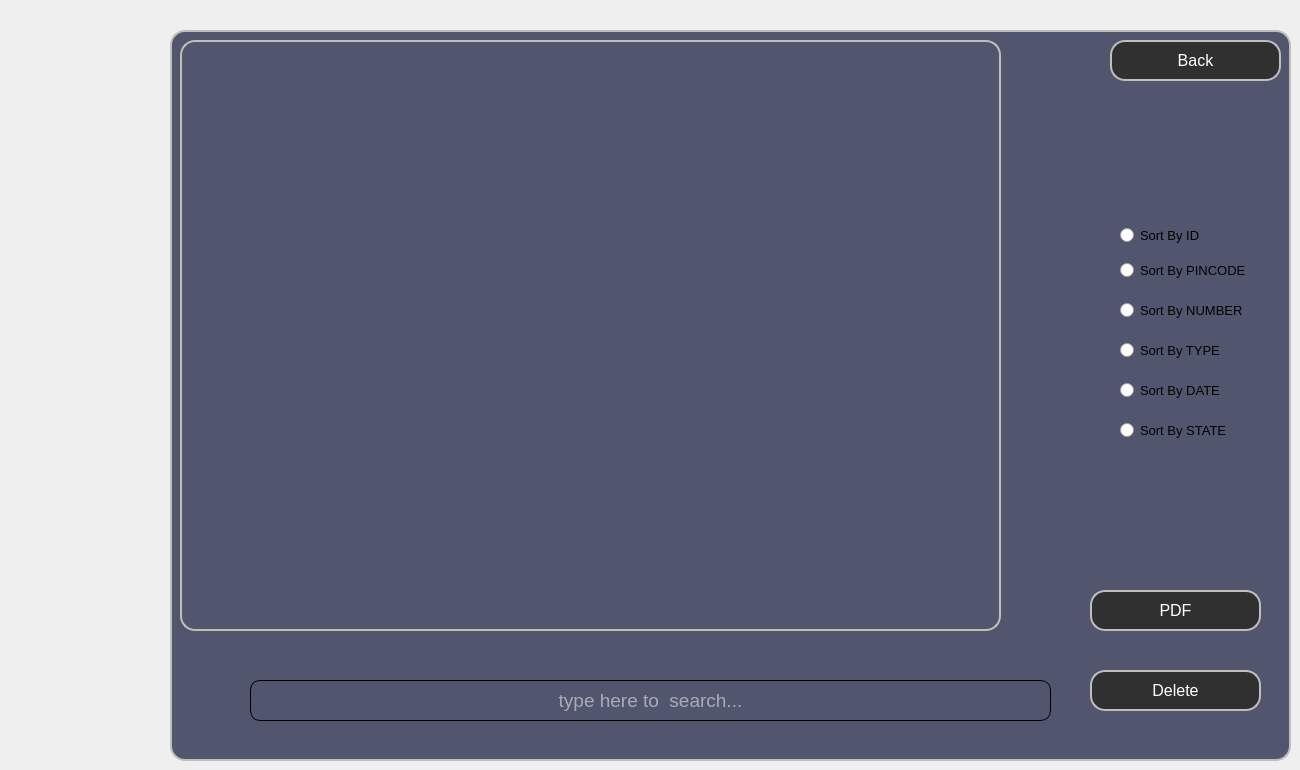
    <widget class="QWidget" name="tab_30">
     <attribute name="title">
      <string>tab 12 displayRoom</string>
     </attribute>
     <widget class="QFrame" name="Display">
      <property name="geometry">
       <rect>
        <x>170</x>
        <y>30</y>
        <width>1121</width>
        <height>731</height>
       </rect>
      </property>
      <property name="styleSheet">
       <string notr="true">QFrame
{
	background:#51556e;
border: 2px solid #bfbeba;
    border-radius:15px;
}</string>
      </property>
      <property name="frameShape">
       <enum>QFrame::StyledPanel</enum>
      </property>
      <property name="frameShadow">
       <enum>QFrame::Raised</enum>
      </property>
      <widget class="QTableView" name="tableView">
       <property name="geometry">
        <rect>
         <x>10</x>
         <y>10</y>
         <width>821</width>
         <height>591</height>
        </rect>
       </property>
      </widget>
      <widget class="QLineEdit" name="LRN_4">
       <property name="geometry">
        <rect>
         <x>80</x>
         <y>650</y>
         <width>801</width>
         <height>41</height>
        </rect>
       </property>
       <property name="font">
        <font>
         <pointsize>14</pointsize>
        </font>
       </property>
       <property name="acceptDrops">
        <bool>true</bool>
       </property>
       <property name="styleSheet">
        <string notr="true">*{
background:transparent;
border:none;
color:white;
border-bottom:1px solid #717072;
 border-width: 1px;
border-style: solid;
border-color: black;
  border-radius: 10px;
padding:0 8;

}
</string>
       </property>
       <property name="inputMask">
        <string/>
       </property>
       <property name="text">
        <string/>
       </property>
       <property name="maxLength">
        <number>32767</number>
       </property>
       <property name="echoMode">
        <enum>QLineEdit::Normal</enum>
       </property>
       <property name="alignment">
        <set>Qt::AlignCenter</set>
       </property>
       <property name="placeholderText">
        <string>type here to  search...</string>
       </property>
       <property name="cursorMoveStyle">
        <enum>Qt::VisualMoveStyle</enum>
       </property>
      </widget>
      <widget class="QPushButton" name="pushButton">
       <property name="geometry">
        <rect>
         <x>920</x>
         <y>640</y>
         <width>171</width>
         <height>41</height>
        </rect>
       </property>
       <property name="font">
        <font>
         <pointsize>12</pointsize>
        </font>
       </property>
       <property name="styleSheet">
        <string notr="true">*{
color:white;
border-radius: 15px;
background:#303030;
border: 2px solid #bfbeba;
}

*:hover
{
	color:#303030;
	border-radius:15px;
	background:white;
border: 2px solid #bfbeba;
}</string>
       </property>
       <property name="text">
        <string>Delete</string>
       </property>
       <property name="icon">
        <iconset>
         <normaloff>../Downloads/x-mark.png</normaloff>../Downloads/x-mark.png</iconset>
       </property>
      </widget>
      <widget class="QRadioButton" name="radioButton">
       <property name="geometry">
        <rect>
         <x>950</x>
         <y>190</y>
         <width>101</width>
         <height>31</height>
        </rect>
       </property>
       <property name="font">
        <font>
         <pointsize>10</pointsize>
        </font>
       </property>
       <property name="styleSheet">
        <string notr="true">*{
color:black;
border-radius: 15px;
background:51556e;
;
}</string>
       </property>
       <property name="text">
        <string>Sort By ID</string>
       </property>
      </widget>
      <widget class="QPushButton" name="PDF_5">
       <property name="geometry">
        <rect>
         <x>920</x>
         <y>560</y>
         <width>171</width>
         <height>41</height>
        </rect>
       </property>
       <property name="font">
        <font>
         <pointsize>12</pointsize>
        </font>
       </property>
       <property name="styleSheet">
        <string notr="true">*{
color:white;
border-radius: 15px;
background:#303030;
border: 2px solid #bfbeba;
}

*:hover
{
	color:#303030;
	border-radius:15px;
	background:white;
border: 2px solid #bfbeba;
}</string>
       </property>
       <property name="text">
        <string>PDF</string>
       </property>
       <property name="icon">
        <iconset>
         <normaloff>../Users/hedi2/Downloads/Smart_Court_2A25-PROJECT-FINALE/Smart_Court_2A25-PROJECT-FINALE/thefinalproject/icons/pdf.png</normaloff>../Users/hedi2/Downloads/Smart_Court_2A25-PROJECT-FINALE/Smart_Court_2A25-PROJECT-FINALE/thefinalproject/icons/pdf.png</iconset>
       </property>
       <property name="iconSize">
        <size>
         <width>20</width>
         <height>20</height>
        </size>
       </property>
      </widget>
      <widget class="QRadioButton" name="radioButton_2">
       <property name="geometry">
        <rect>
         <x>950</x>
         <y>230</y>
         <width>161</width>
         <height>20</height>
        </rect>
       </property>
       <property name="font">
        <font>
         <pointsize>10</pointsize>
        </font>
       </property>
       <property name="styleSheet">
        <string notr="true">*{
color:black;
border-radius: 15px;
background:51556e;
;
}</string>
       </property>
       <property name="text">
        <string>Sort By PINCODE</string>
       </property>
      </widget>
      <widget class="QRadioButton" name="radioButton_3">
       <property name="geometry">
        <rect>
         <x>950</x>
         <y>270</y>
         <width>151</width>
         <height>20</height>
        </rect>
       </property>
       <property name="font">
        <font>
         <pointsize>10</pointsize>
        </font>
       </property>
       <property name="styleSheet">
        <string notr="true">*{
color:black;
border-radius: 15px;
background:51556e;
;
}</string>
       </property>
       <property name="text">
        <string>Sort By NUMBER</string>
       </property>
      </widget>
      <widget class="QRadioButton" name="radioButton_4">
       <property name="geometry">
        <rect>
         <x>950</x>
         <y>310</y>
         <width>121</width>
         <height>20</height>
        </rect>
       </property>
       <property name="font">
        <font>
         <pointsize>10</pointsize>
        </font>
       </property>
       <property name="styleSheet">
        <string notr="true">*{
color:black;
border-radius: 15px;
background:51556e;
;
}</string>
       </property>
       <property name="text">
        <string>Sort By TYPE</string>
       </property>
      </widget>
      <widget class="QRadioButton" name="radioButton_5">
       <property name="geometry">
        <rect>
         <x>950</x>
         <y>350</y>
         <width>131</width>
         <height>20</height>
        </rect>
       </property>
       <property name="font">
        <font>
         <pointsize>10</pointsize>
        </font>
       </property>
       <property name="styleSheet">
        <string notr="true">*{
color:black;
border-radius: 15px;
background:51556e;
;
}</string>
       </property>
       <property name="text">
        <string>Sort By DATE</string>
       </property>
      </widget>
      <widget class="QRadioButton" name="radioButton_6">
       <property name="geometry">
        <rect>
         <x>950</x>
         <y>390</y>
         <width>131</width>
         <height>20</height>
        </rect>
       </property>
       <property name="font">
        <font>
         <pointsize>10</pointsize>
        </font>
       </property>
       <property name="styleSheet">
        <string notr="true">*{
color:black;
border-radius: 15px;
background:51556e;
;
}</string>
       </property>
       <property name="text">
        <string>Sort By STATE</string>
       </property>
      </widget>
      <widget class="QPushButton" name="pushButton_2">
       <property name="geometry">
        <rect>
         <x>940</x>
         <y>10</y>
         <width>171</width>
         <height>41</height>
        </rect>
       </property>
       <property name="font">
        <font>
         <pointsize>12</pointsize>
        </font>
       </property>
       <property name="styleSheet">
        <string notr="true">*{
color:white;
border-radius: 15px;
background:#303030;
border: 2px solid #bfbeba;
}

*:hover
{
	color:#303030;
	border-radius:15px;
	background:white;
border: 2px solid #bfbeba;
}</string>
       </property>
       <property name="text">
        <string>Back</string>
       </property>
       <property name="icon">
        <iconset>
         <normaloff>../Downloads/x-mark.png</normaloff>../Downloads/x-mark.png</iconset>
       </property>
      </widget>
     </widget>
    </widget>
